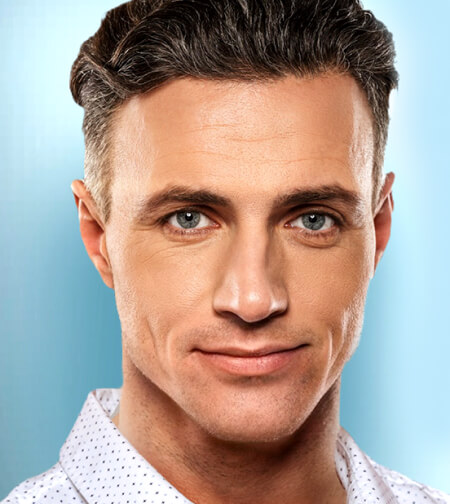
#> input picture 07. CNN/face.jpg, 450 x 504 px
$ jupyter execute --allow-errors 'Convolutional Neural Network.ipynb'
#> lines starting #> are read from the running program, lines starting #| are printed output that depends on the picture
# Handle Image

[cell 1]
import cv2

[cell 2]
img = cv2.imread('face.jpg')
#> img is the input picture: shape (504, 450, 3); mean B, G, R 151.9, 160, 174.1

[cell 3]
img.shape
#> Out = (504, 450, 3)

[cell 4]
img = cv2.resize(img, (200, 200))
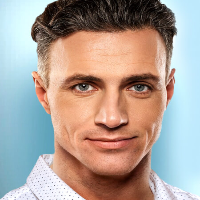
#> img: shape (200, 200, 3); mean B, G, R 151.8, 159.8, 173.9
img.shape
#> Out = (200, 200, 3)

[cell 5]
img_gray = cv2.cvtColor(img, cv2.COLOR_BGR2GRAY)/255
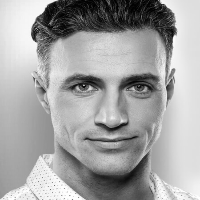
#> img_gray: shape (200, 200) float64; min 0, max 1, mean 0.64
img_gray.shape
#> Out = (200, 200)

# Convolution

[cell 6]
import numpy as np

[cell 7]
class Conv2d:
    def __init__(self, img_input, numOfKernel:int = 8, kernalSize: int = 3, padding: int = 0, stride: int = 1): # kernalSize must %2 != 0
#> called with numOfKernel = 5, kernalSize = 3, padding = 2, stride = 1
        self.img_input = np.pad(img_input,((padding, padding), (padding, padding)), 'constant') # add padding
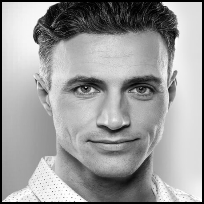
#> self.img_input: shape (204, 204) float64; min 0, max 1, mean 0.615
        self.height, self.width = img_input.shape
#> self.height = 200; self.width = 200
        self.stride = stride
        self.kernal = np.random.randn(numOfKernel, kernalSize, kernalSize)
        self.kernalSize = kernalSize
        # image layer tail
        self.results = np.zeros( ((self.height - kernalSize)//self.stride + 1, \
                                (self.width - kernalSize)//self.stride + 1, \
                                self.kernal.shape[0]))

    def getROI(self):
        for row in range((self.height - self.kernalSize)//self.stride + 1):
            for col in range((self.width - self.kernalSize)//self.stride + 1):
                roi = self.img_input[row*self.stride:row*self.stride+self.kernalSize, col*self.stride:col*self.stride+self.kernalSize]
                yield row, col, roi

    def operate(self):
        for layer in range(self.kernal.shape[0]):
            for row, col, roi in self.getROI():
                self.results[row, col, layer] = np.sum(roi * self.kernal[layer])
        return self.results

[cell 8]
import matplotlib.pyplot as plt

[cell 9]
np.random.seed(200)
conv2d = Conv2d(img_gray, 5, padding=2, stride=1)
img_gray_conv2d = conv2d.operate()

print(img_gray_conv2d.shape)
#| (198, 198, 5)

plt.subplot(1, 3, 1)
plt.imshow(img)
plt.subplot(1, 3, 2)
plt.imshow(img_gray)
plt.subplot(1, 3, 3)
#> (the rest of this cell did not finish here and is left out)

# Active function ReLu

[cell 10]
class Relu:
    def __init__(self, input):
        self.input = input
        self.results = np.zeros((self.input.shape[0], self.input.shape[1], self.input.shape[2]))

    def operate(self):
        for layer in range(self.input.shape[2]):
            for row in range(self.input.shape[0]):
                for col in range(self.input.shape[1]):
                    self.results[row, col, layer] = 0 if self.input[row, col, layer] < 0 else self.input[row, col, layer]

        return self.results

[cell 11]
np.random.seed(200)
fig = plt.figure(figsize=(10, 10))
#> (the rest of this cell did not finish here and is left out)

[cell 12]
# mutil layer
np.random.seed(200)
conv2d = Conv2d(img_gray, 48, 3, padding=0, stride=1)
img_gray_conv2d = conv2d.operate()
